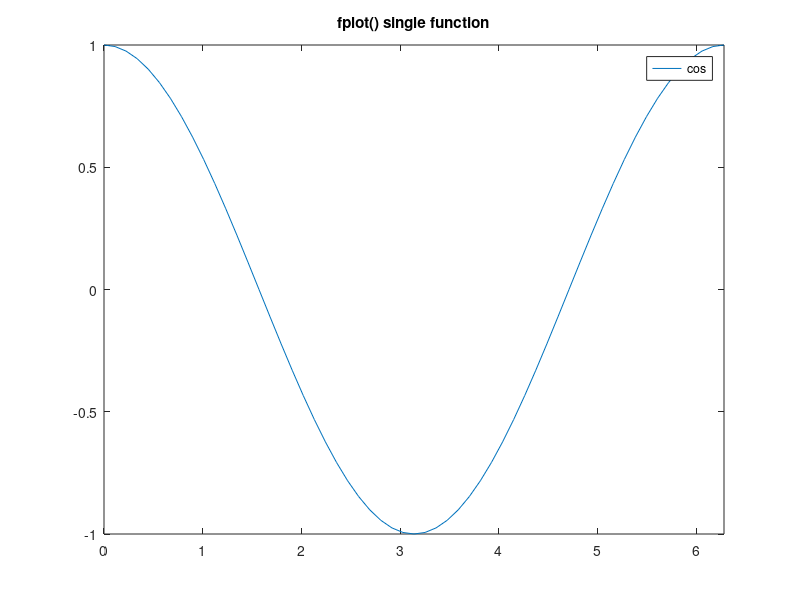

The MATLAB source for this figure:
% Create a MATLAB Script to plot the values of Sin(x) and Cos(x) for a predefined 
% interval [-10 22] using fplot function. By hold on, also plot the parametric curve x=cos(3t)
% and y=sin(2t). Show some LineStyle features like LineWidth, Marker, MarkerSize, 
% MarkerFaceColor etc. in both plotting types. 

fplot (@cos, [0, 2*pi]);
title ("fplot() single function");